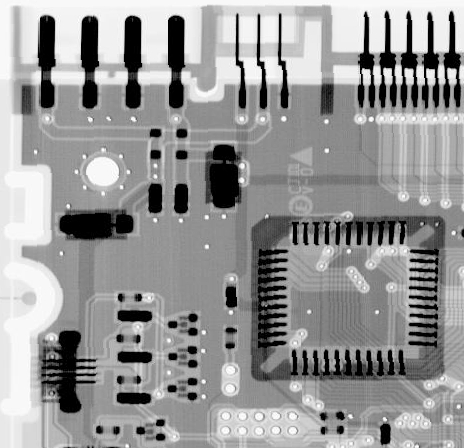
#> input picture Image Processing/Week 4/circuit.jpg, 464 x 448 px
$ jupyter execute --allow-errors 'Image Restoration.ipynb'   (shell and % lines are left out)   (older library calls are emulated)
#> lines starting #> are read from the running program, lines starting #| are printed output that depends on the picture
[cell 1]
import matplotlib.pyplot as plt
import numpy as np
from PIL import Image
from scipy import misc
from scipy.signal import convolve2d
from skimage import color, data, restoration

[cell 2]
img = misc.imread('circuit.jpg')
#> img is the input picture: shape (448, 464); min 0, max 255, mean 150.8
plt.imshow(img, cmap='gray')

# Gaussian Noise

[cell 3]
def gaussian_noise(image, mean=0, sigma=1):
    if len(image.shape) == 3:
        row, col, ch = image.shape
        gauss = np.random.normal(mean, sigma, (row, col, ch))
        noisy = image + gauss

    else:
        row, col = image.shape
        gauss = np.random.normal(mean, sigma, (row, col))
        noisy = image + gauss

    return noisy

[cell 4]
sigmas = [0.1, 0.5, 1, 5]
plt.figure(figsize=(10,10))
columns = 2
for i,sigma in enumerate(sigmas):
    img_ = gaussian_noise(img, sigma=sigma).astype(np.uint8)
    plt.subplot(len(sigmas)/columns + 1, columns, i+1)
    plt.title('Image with Gaussian Noise of sigma = %.2f' % sigma)
    plt.imshow(img_, cmap='gray')
    frame = plt.gca()
    frame.axes.get_xaxis().set_visible(False)
    frame.axes.get_yaxis().set_visible(False)

plt.show()
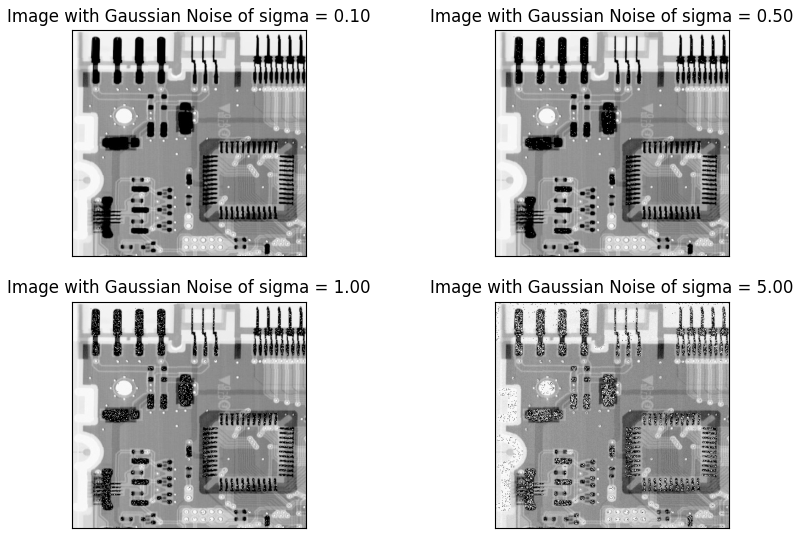
#> figure drawn by matplotlib, 4 panels

# Salt & Pepper Noise

[cell 5]
def salt_and_pepper(image, s_vs_p=0.5, amount=0.1):
    out = np.copy(image)
    # Salt mode
    num_salt = np.ceil(amount * image.size * s_vs_p)
    coords = [np.random.randint(0, i - 1, int(num_salt))
              for i in image.shape]
    out[coords] = 1

    # Pepper mode
    num_pepper = np.ceil(amount* image.size * (1. - s_vs_p))
    coords = [np.random.randint(0, i - 1, int(num_pepper))
              for i in image.shape]
    out[coords] = 0

    return out

[cell 6]
amounts = [0.01, 0.05, 0.1, 0.5]
plt.figure(figsize=(10,10))
columns = 2
#> (the rest of this cell did not finish here and is left out)

# Wiener Filtering

[cell 7]
img = color.rgb2gray(data.astronaut())
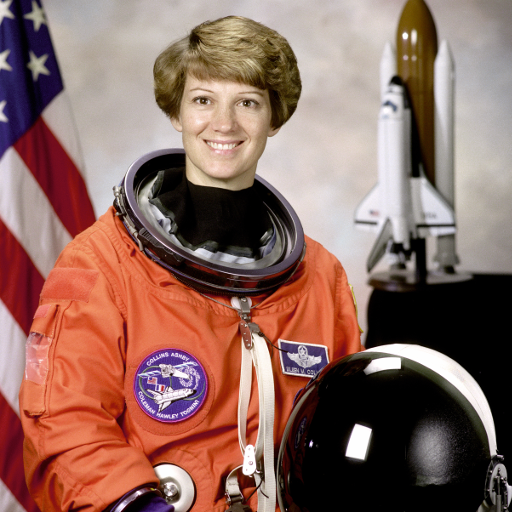
#> input picture skimage.data.astronaut(), 512 x 512 px
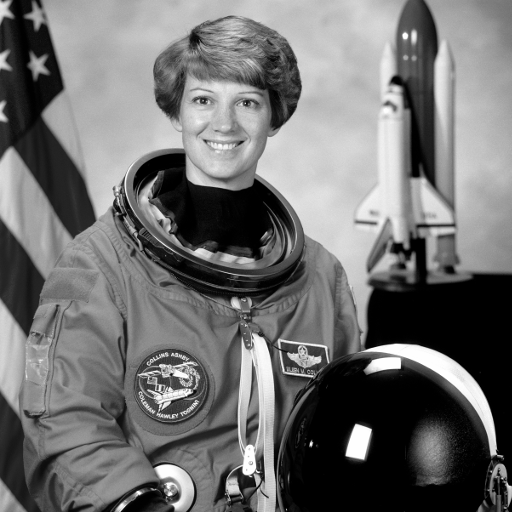
#> img: shape (512, 512) float64; min 0, max 1, mean 0.442
plt.imshow(img, cmap='gray')

[cell 8]
psf = np.ones((5, 5)) / 25

[cell 9]
img = convolve2d(img, psf, 'same')
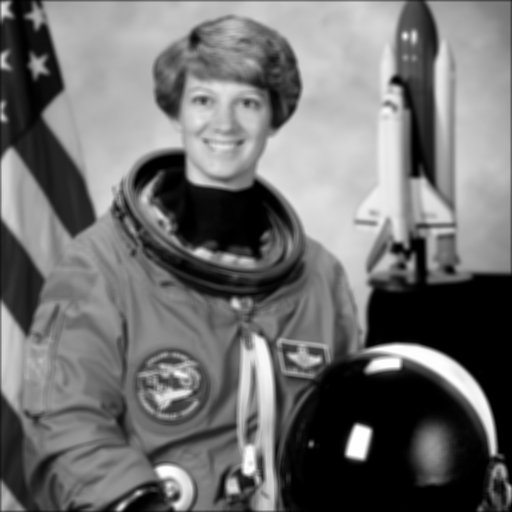
#> img: shape (512, 512) float64; min 0, max 0.997, mean 0.44

[cell 10]
img += 0.1 * img.std() * np.random.standard_normal(img.shape)
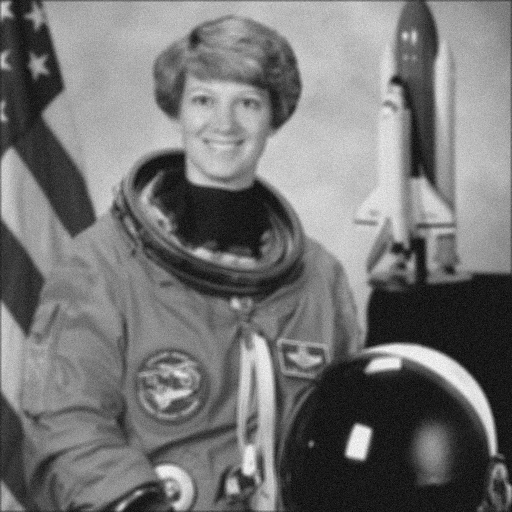
#> img: shape (512, 512) float64; min -0.117, max 1.09, mean 0.44; drawn with min black and max white

[cell 11]
plt.imshow(img,  cmap='gray')

[cell 12]
values = [0.001, 0.005, 0.01, 0.05, 0.1, 0.5]
plt.figure(figsize=(10,10))
columns = 2
for i,value in enumerate(values):
    img_ = restoration.wiener(img, psf, value)
    plt.subplot(len(values)/columns + 1, columns, i+1)
    plt.title('Recovered Image with Reg value = %.3f' % value)
    plt.imshow(img_, cmap='gray')
    frame = plt.gca()
    frame.axes.get_xaxis().set_visible(False)
    frame.axes.get_yaxis().set_visible(False)
#> this loop made 6 passes
#> pass 1, `img_ = restoration.wiener(img, psf, value)`:
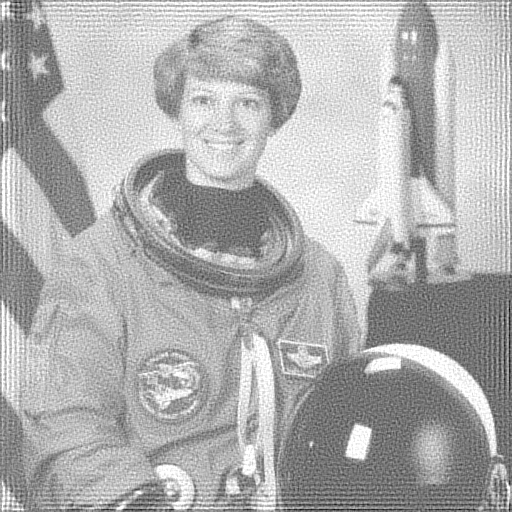
#> img_: shape (512, 512) float64; min -0.834, max 1, mean 0.439; drawn with min black and max white
#> pass 2, `img_ = restoration.wiener(img, psf, value)`:
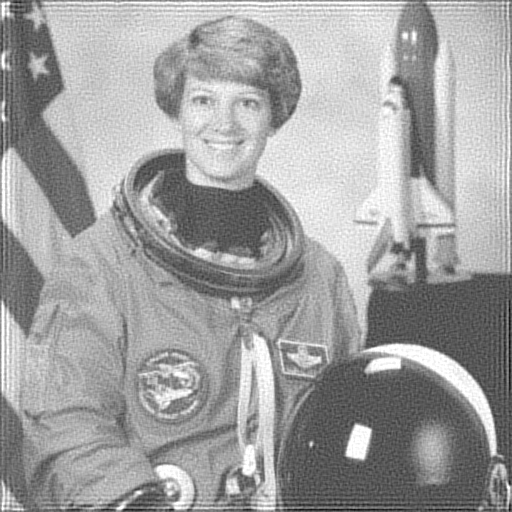
#> img_: shape (512, 512) float64; min -0.518, max 1, mean 0.44; drawn with min black and max white

plt.show()
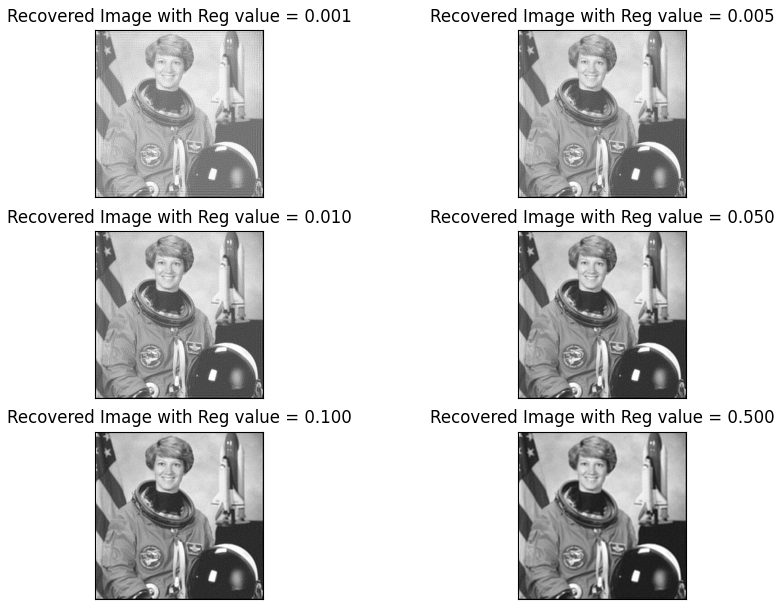
#> figure drawn by matplotlib, 6 panels
